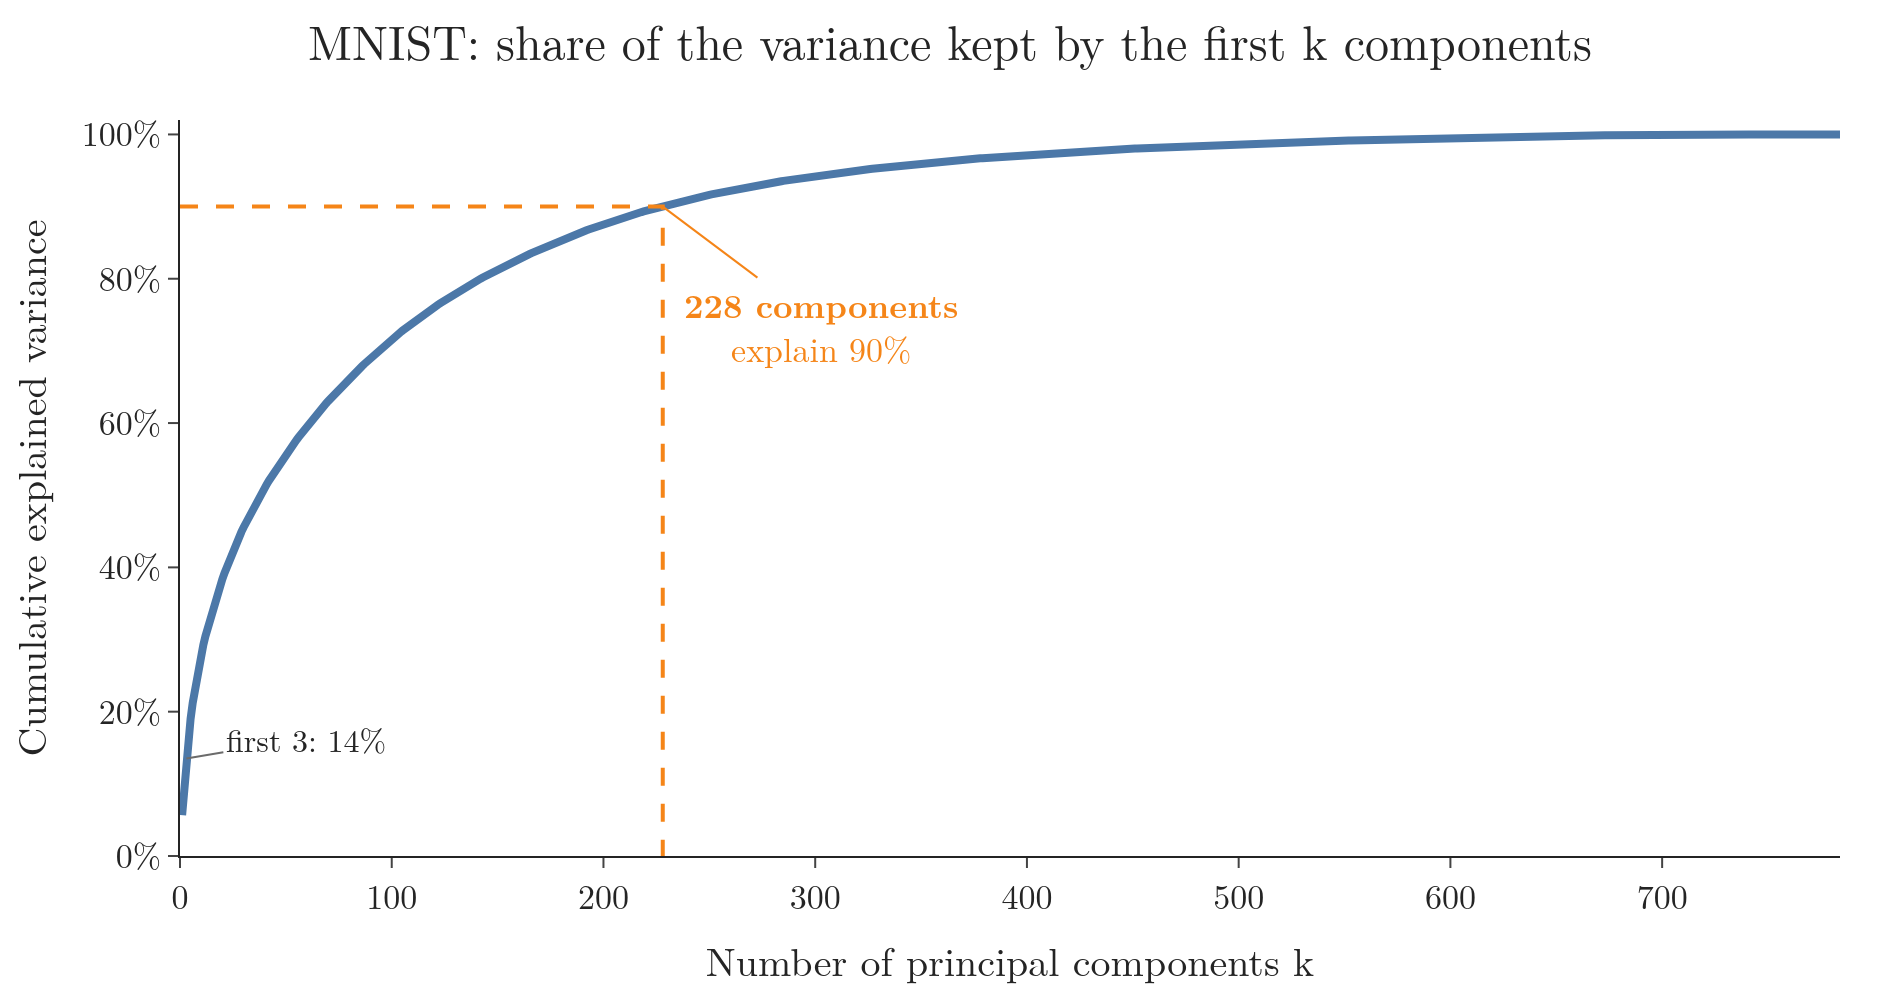

Write Python code to recreate this figure.
"""Cumulative explained variance of MNIST's principal components, with the 90% rule of thumb (Plotly)."""
from pathlib import Path
import numpy as np
import pandas as pd
import plotly.graph_objects as go

here = Path(__file__).parent
BLUE, ORANGE, GREEN, RED, GREY = "#4C78A8", "#F58518", "#54A24B", "#E45756", "#6B6B6B"
ev = pd.read_csv(here.parent / "data" / "explained_variance.csv")
cum = np.cumsum(ev.ratio)
k90 = int(np.searchsorted(cum, 0.90) + 1)
fig = go.Figure(go.Scatter(x=ev.component, y=cum, mode="lines", line=dict(color=BLUE, width=4)))
fig.add_trace(go.Scatter(x=[0, k90, k90], y=[0.9, 0.9, 0], mode="lines", line=dict(color=ORANGE, dash="dash", width=2)))
fig.add_annotation(x=k90, y=0.9, ax=80, ay=60, text=f"<b>{k90} components</b><br>explain 90%", font=dict(size=17, color=ORANGE),
                   arrowcolor=ORANGE)
fig.add_annotation(x=3, y=cum[2], ax=60, ay=-10, text=f"first 3: {cum[2]:.0%}", font=dict(size=16), arrowcolor=GREY)
fig.update_layout(template="simple_white", width=950, height=500, showlegend=False,
                  font=dict(family="Latin Modern Roman", size=17), margin=dict(l=80, r=30, t=60, b=60),
                  title=dict(text="MNIST: share of the variance kept by the first k components", x=0.5),
                  xaxis=dict(title="Number of principal components k", range=[0, 784]),
                  yaxis=dict(title="Cumulative explained variance", tickformat=".0%", range=[0, 1.02]))
fig.write_image(here / "explained_variance.png", scale=2)
fig.write_image(here / "explained_variance.pdf")
